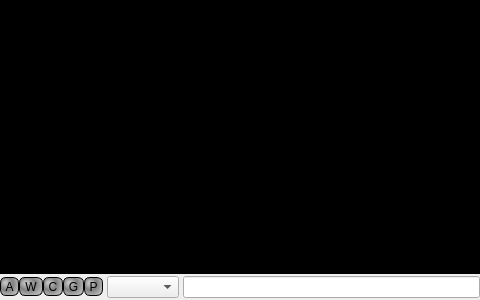
<?xml version="1.0" encoding="UTF-8"?>
<ui version="4.0">
 <class>Chat</class>
 <widget class="QWidget" name="Chat">
  <property name="geometry">
   <rect>
    <x>0</x>
    <y>0</y>
    <width>480</width>
    <height>300</height>
   </rect>
  </property>
  <property name="styleSheet">
   <string notr="true">QToolButton
{
	margin:0;
	padding:0;
	border: 1px solid;
	border-radius: 6px;
	background-color: qradialgradient(spread:pad, cx:0.5, cy:0.5, radius:1, fx:0.25, fy:0.273, stop:0.0738636 rgba(192, 192, 192, 255), stop:0.357955 rgba(129, 129, 129, 255), stop:0.903409 rgba(0, 0, 0, 0));
}
QToolButton:pressed {
    background-color: lightgray;
}
QToolButton:pressed:checked {
    background-color: lightgray;
}
QToolButton:checked {
background-color: qradialgradient(spread:pad, cx:0.5, cy:0.5, radius:1, fx:0.25, fy:0.273, stop:0.0738636 rgba(255, 255, 255, 255), stop:0.352273 rgba(255, 255, 127, 234), stop:0.903409 rgba(0, 0, 0, 0));
}</string>
  </property>
  <layout class="QVBoxLayout" name="verticalLayout">
   <property name="spacing">
    <number>2</number>
   </property>
   <property name="leftMargin">
    <number>0</number>
   </property>
   <property name="topMargin">
    <number>0</number>
   </property>
   <property name="rightMargin">
    <number>0</number>
   </property>
   <property name="bottomMargin">
    <number>2</number>
   </property>
   <item>
    <widget class="QTextBrowser" name="tbText">
     <property name="minimumSize">
      <size>
       <width>200</width>
       <height>0</height>
      </size>
     </property>
     <property name="focusPolicy">
      <enum>Qt::ClickFocus</enum>
     </property>
     <property name="styleSheet">
      <string notr="true">QTextBrowser {
	background-color: black;
	color: yellow;
}</string>
     </property>
     <property name="frameShape">
      <enum>QFrame::NoFrame</enum>
     </property>
     <property name="tabChangesFocus">
      <bool>true</bool>
     </property>
     <property name="html">
      <string>&lt;!DOCTYPE HTML PUBLIC &quot;-//W3C//DTD HTML 4.0//EN&quot; &quot;http://www.w3.org/TR/REC-html40/strict.dtd&quot;&gt;
&lt;html&gt;&lt;head&gt;&lt;meta name=&quot;qrichtext&quot; content=&quot;1&quot; /&gt;&lt;style type=&quot;text/css&quot;&gt;
p, li { white-space: pre-wrap; }
&lt;/style&gt;&lt;/head&gt;&lt;body style=&quot; font-family:'MS Shell Dlg 2'; font-size:8.25pt; font-weight:400; font-style:normal;&quot;&gt;
&lt;p style=&quot;-qt-paragraph-type:empty; margin-top:0px; margin-bottom:0px; margin-left:0px; margin-right:0px; -qt-block-indent:0; text-indent:0px; font-size:8pt;&quot;&gt;&lt;br /&gt;&lt;/p&gt;&lt;/body&gt;&lt;/html&gt;</string>
     </property>
     <property name="textInteractionFlags">
      <set>Qt::LinksAccessibleByKeyboard|Qt::LinksAccessibleByMouse|Qt::TextBrowserInteraction|Qt::TextSelectableByKeyboard|Qt::TextSelectableByMouse</set>
     </property>
     <property name="openExternalLinks">
      <bool>false</bool>
     </property>
     <property name="openLinks">
      <bool>false</bool>
     </property>
    </widget>
   </item>
   <item>
    <layout class="QHBoxLayout" name="horizontalLayout">
     <property name="spacing">
      <number>4</number>
     </property>
     <item>
      <layout class="QHBoxLayout" name="horizontalLayout_2">
       <property name="spacing">
        <number>0</number>
       </property>
       <property name="leftMargin">
        <number>0</number>
       </property>
       <property name="topMargin">
        <number>0</number>
       </property>
       <property name="rightMargin">
        <number>0</number>
       </property>
       <property name="bottomMargin">
        <number>0</number>
       </property>
       <item>
        <widget class="QToolButton" name="tbPublic">
         <property name="toolTip">
          <string>Public (nearby)</string>
         </property>
         <property name="text">
          <string>A</string>
         </property>
         <property name="checkable">
          <bool>true</bool>
         </property>
         <property name="checked">
          <bool>false</bool>
         </property>
        </widget>
       </item>
       <item>
        <widget class="QToolButton" name="tbWorld">
         <property name="toolTip">
          <string>World</string>
         </property>
         <property name="text">
          <string>W</string>
         </property>
         <property name="checkable">
          <bool>true</bool>
         </property>
         <property name="toolButtonStyle">
          <enum>Qt::ToolButtonTextOnly</enum>
         </property>
        </widget>
       </item>
       <item>
        <widget class="QToolButton" name="tbClan">
         <property name="toolTip">
          <string>Clan</string>
         </property>
         <property name="text">
          <string>C</string>
         </property>
         <property name="checkable">
          <bool>true</bool>
         </property>
        </widget>
       </item>
       <item>
        <widget class="QToolButton" name="tbGroup">
         <property name="toolTip">
          <string>Group</string>
         </property>
         <property name="text">
          <string>G</string>
         </property>
         <property name="checkable">
          <bool>true</bool>
         </property>
         <property name="toolButtonStyle">
          <enum>Qt::ToolButtonTextOnly</enum>
         </property>
        </widget>
       </item>
       <item>
        <widget class="QToolButton" name="tbPrivate">
         <property name="toolTip">
          <string>Private</string>
         </property>
         <property name="text">
          <string>P</string>
         </property>
         <property name="checkable">
          <bool>true</bool>
         </property>
         <property name="toolButtonStyle">
          <enum>Qt::ToolButtonTextOnly</enum>
         </property>
        </widget>
       </item>
      </layout>
     </item>
     <item>
      <widget class="QComboBox" name="cbType">
       <property name="toolTip">
        <string>Target chat</string>
       </property>
      </widget>
     </item>
     <item>
      <widget class="QLineEdit" name="leInput">
       <property name="focusPolicy">
        <enum>Qt::WheelFocus</enum>
       </property>
       <property name="maxLength">
        <number>80</number>
       </property>
      </widget>
     </item>
    </layout>
   </item>
  </layout>
 </widget>
 <layoutdefault spacing="6" margin="11"/>
 <tabstops>
  <tabstop>leInput</tabstop>
  <tabstop>cbType</tabstop>
  <tabstop>tbText</tabstop>
 </tabstops>
 <resources>
  <include location="../smile/smile.qrc"/>
 </resources>
 <connections/>
</ui>
